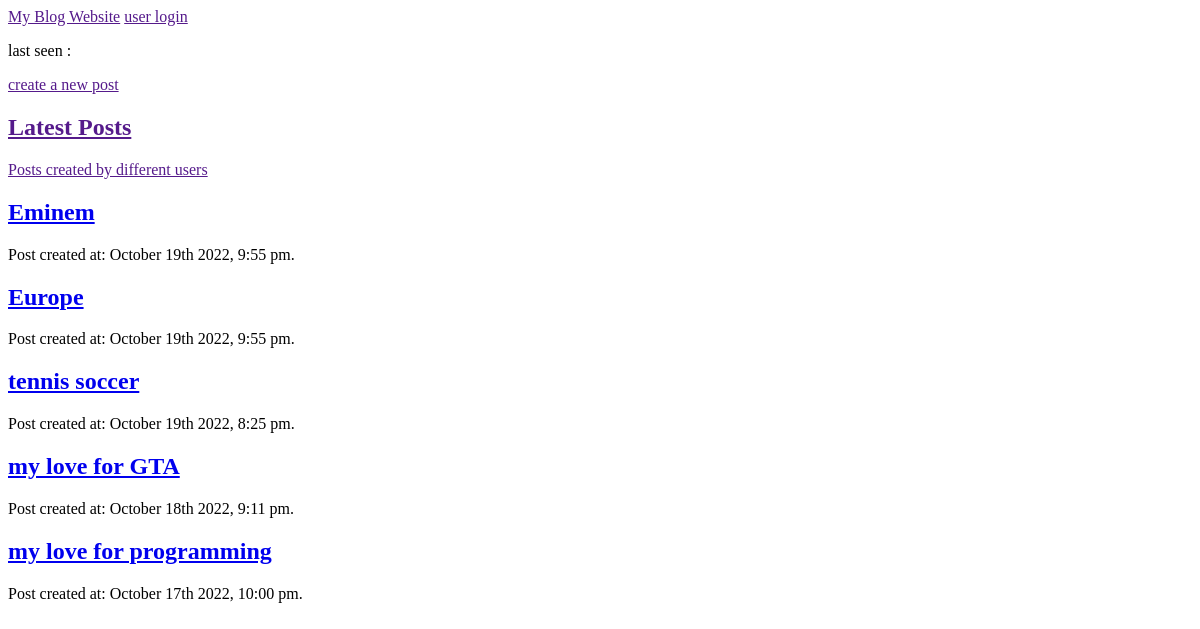
Page /homepage on the earlier database version.
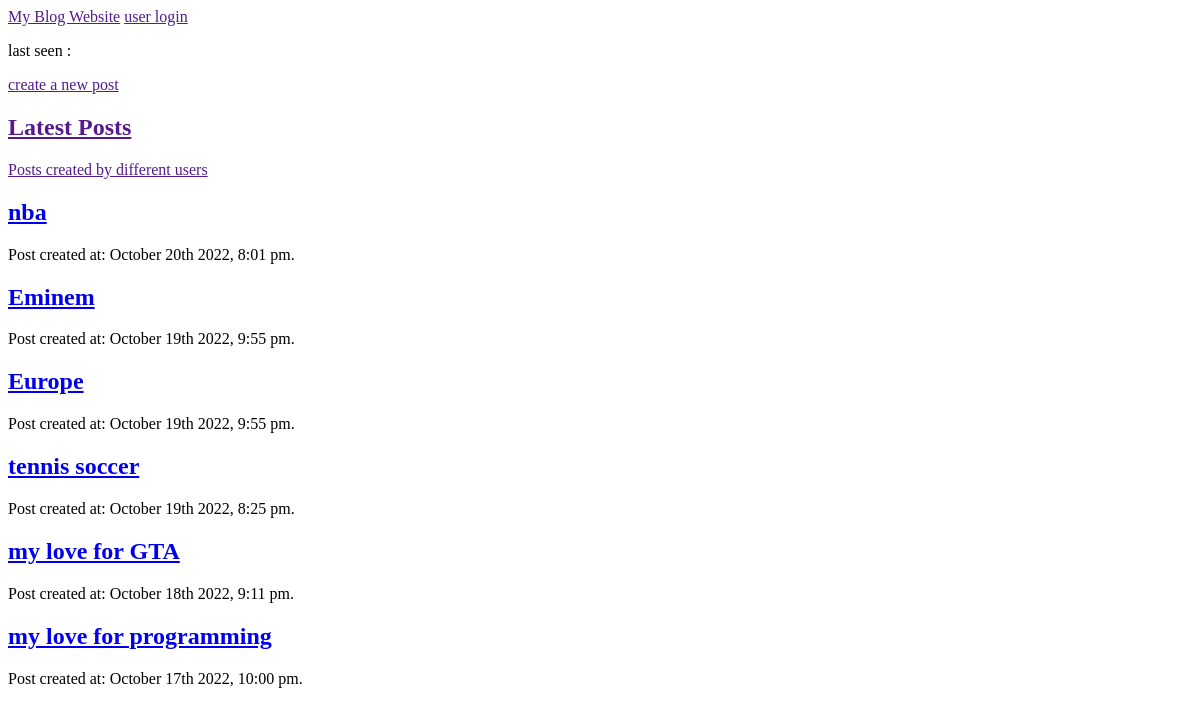
Same page on the later database version.
### blog.py (models this page shows)
class Post(db.Model):
    id = db.Column(db.Integer, primary_key=True)
    title = db.Column(db.String, nullable=False)
    content = db.Column(db.String, nullable=False)
    date_posted = db.Column(db.DateTime, default=datetime.utcnow, nullable=False)
    user_id = db.Column(db.Integer, nullable=False)

### blog.py (the view)
@app.route('/homepage')
def home():
    user_blogs = Post.query.order_by(Post.id.desc()).all()
    return render_template("index.html",blogs=user_blogs)

### templates/index.html (shortened to what this page needs)
<!DOCTYPE html>
<html lang="en">
<head>
</head>
<body>
    <container>
        <nav>
            <a href="">My Blog Website</a>
            <a href="">user login</a>
            <p>last seen : </p>
            <a href="">create a new post </p>
        </nav>
        <main>
            <h2>Latest Posts</h2>
            <p>Posts created by different users</p>
            {% for blog in blogs %}
            <article>
                <a href="{{url_for('get_post', title=blog.title) }}"><h2>{{blog.title}}</h2></a>
                <p>Post created at: {{ moment(blog.date_posted).format('MMMM Do YYYY, h:mm a') }}.</p>
            </article>
            {% endfor %}
        </main>
    </container>
</body>
</html>

Differences in the rows shown:
added Post: title "nba", date_posted "October 20th 2022, 8:01 pm"
